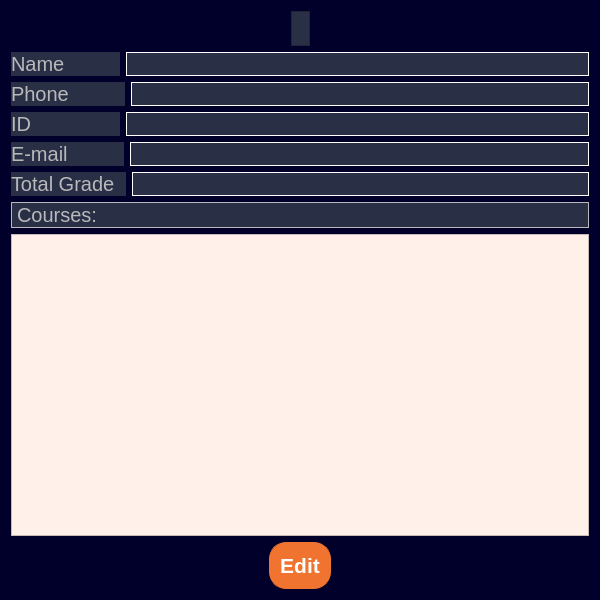
<?xml version="1.0" encoding="UTF-8"?>
<ui version="4.0">
 <class>StudentInfoPage</class>
 <widget class="QDialog" name="StudentInfoPage">
  <property name="geometry">
   <rect>
    <x>0</x>
    <y>0</y>
    <width>600</width>
    <height>600</height>
   </rect>
  </property>
  <property name="windowTitle">
   <string>Student Info Page</string>
  </property>
  <property name="windowIcon">
   <iconset theme="emblem-system"/>
  </property>
  <property name="styleSheet">
   <string notr="true">/*Copyright (c) DevSec Studio. All rights reserved.

MIT License

Permission is hereby granted, free of charge, to any person obtaining a copy
of this software and associated documentation files (the &quot;Software&quot;), to deal
in the Software without restriction, including without limitation the rights
to use, copy, modify, merge, publish, distribute, sublicense, and/or sell
copies of the Software, and to permit persons to whom the Software is
furnished to do so, subject to the following conditions:

The above copyright notice and this permission notice shall be included in all
copies or substantial portions of the Software.

THE SOFTWARE IS PROVIDED *AS IS*, WITHOUT WARRANTY OF ANY KIND, EXPRESS OR
IMPLIED, INCLUDING BUT NOT LIMITED TO THE WARRANTIES OF MERCHANTABILITY,
FITNESS FOR A PARTICULAR PURPOSE AND NONINFRINGEMENT. IN NO EVENT SHALL THE
AUTHORS OR COPYRIGHT HOLDERS BE LIABLE FOR ANY CLAIM, DAMAGES OR OTHER
LIABILITY, WHETHER IN AN ACTION OF CONTRACT, TORT OR OTHERWISE, ARISING FROM,
OUT OF OR IN CONNECTION WITH THE SOFTWARE OR THE USE OR OTHER DEALINGS IN THE SOFTWARE.
*/

/*-----QWidget-----*/
QWidget
{
	background-color: rgb(0, 0, 42);
	color: #ffffff;
	border-color: #000000;

}


/*-----QLabel-----*/
QLabel
{
	background-color: #292f45;
	color: #b9b9bb;
	border-color: #000000;

}


/*-----QPushButton-----*/
QPushButton
{
	background-color: #f0742f;
	color: #fff;
	font-weight: bold;
	border-style: solid;
	border-width: 1px;
	border-radius: 17px;
	border-color: #f0742f;
	padding: 10px;

}


QPushButton::hover
{
	background-color: #fc7c11;
	color: #fff;

}


QPushButton::pressed
{
	background-color: #ff6b35;
	color: #fff;

}


/*-----QToolButton-----*/
QToolButton
{
	background-color: #292f45;
	color: #000000;
	border-style: solid;
	border-color: #000000;

}


QToolButton::hover
{
	background-color: #fc7c11;
	color: #000000;
	padding: 2px;
	border-radius: 15px;
	border-color: #fc7c11;

}


QToolButton::pressed
{
	background-color: #fc7c11;
	color: #000000;
	border-style: solid;
	border-width: 2px;

}


/*-----QLineEdit-----*/
QLineEdit{
	background-color: rgb(255, 255, 255);
	color: #b9b9bb;
	font-weight: bold;
	border-style: solid;
	border-width: 2px;
	border-top: 0px;
	border-left: 0px;
	border-right: 0px;
	border-color: #b9b9bb;
	padding: 10px;

}


/*-----QCheckBox-----*/
QCheckBox
{
	background-color: transparent;
	color: #b9b9bb;
	font-weight: bold;

}


QCheckBox::indicator
{
    color: #b1b1b1;
    background-color: #00111d;
    border: 1px solid #f0742f;
    width: 12px;
    height: 12px;

}


QCheckBox::indicator:checked
{
    image:url(&quot;./ressources/check.png&quot;); /*To replace*/
	background-color: #1f2b2b;
    border: 1px solid #f0742f;

}


QCheckBox::indicator:unchecked:hover
{
    border: 1px solid #f0742f;

}


QCheckBox::disabled
{
	color: #656565;

}


QCheckBox::indicator:disabled
{
	background-color: #656565;
	color: #656565;
    border: 1px solid #656565;

}
</string>
  </property>
  <layout class="QVBoxLayout" name="verticalLayout">
   <item>
    <layout class="QHBoxLayout" name="horizontalLayout_2">
     <item>
      <spacer name="horizontalSpacer">
       <property name="orientation">
        <enum>Qt::Horizontal</enum>
       </property>
       <property name="sizeHint" stdset="0">
        <size>
         <width>40</width>
         <height>20</height>
        </size>
       </property>
      </spacer>
     </item>
     <item>
      <widget class="QLabel" name="FLNameLabel">
       <property name="font">
        <font>
         <pointsize>22</pointsize>
        </font>
       </property>
       <property name="frameShape">
        <enum>QFrame::StyledPanel</enum>
       </property>
       <property name="text">
        <string/>
       </property>
      </widget>
     </item>
     <item>
      <spacer name="horizontalSpacer_2">
       <property name="orientation">
        <enum>Qt::Horizontal</enum>
       </property>
       <property name="sizeHint" stdset="0">
        <size>
         <width>40</width>
         <height>20</height>
        </size>
       </property>
      </spacer>
     </item>
    </layout>
   </item>
   <item>
    <layout class="QHBoxLayout" name="horizontalLayout" stretch="0,1">
     <item>
      <widget class="QLabel" name="label_3">
       <property name="font">
        <font>
         <pointsize>15</pointsize>
        </font>
       </property>
       <property name="frameShape">
        <enum>QFrame::NoFrame</enum>
       </property>
       <property name="text">
        <string>Name          </string>
       </property>
      </widget>
     </item>
     <item>
      <widget class="QLabel" name="nameLabel">
       <property name="font">
        <font>
         <pointsize>12</pointsize>
        </font>
       </property>
       <property name="autoFillBackground">
        <bool>false</bool>
       </property>
       <property name="styleSheet">
        <string notr="true">color: rgb(255, 255, 255);</string>
       </property>
       <property name="frameShape">
        <enum>QFrame::Box</enum>
       </property>
       <property name="text">
        <string/>
       </property>
       <property name="openExternalLinks">
        <bool>false</bool>
       </property>
      </widget>
     </item>
    </layout>
   </item>
   <item>
    <layout class="QHBoxLayout" name="horizontalLayout_5" stretch="0,1">
     <item>
      <widget class="QLabel" name="label_16">
       <property name="font">
        <font>
         <pointsize>15</pointsize>
        </font>
       </property>
       <property name="frameShape">
        <enum>QFrame::NoFrame</enum>
       </property>
       <property name="text">
        <string>Phone          </string>
       </property>
      </widget>
     </item>
     <item>
      <widget class="QLabel" name="phoneLabel">
       <property name="font">
        <font>
         <pointsize>12</pointsize>
        </font>
       </property>
       <property name="autoFillBackground">
        <bool>false</bool>
       </property>
       <property name="styleSheet">
        <string notr="true">color: rgb(255, 255, 255);</string>
       </property>
       <property name="frameShape">
        <enum>QFrame::Box</enum>
       </property>
       <property name="text">
        <string/>
       </property>
       <property name="openExternalLinks">
        <bool>false</bool>
       </property>
      </widget>
     </item>
    </layout>
   </item>
   <item>
    <layout class="QHBoxLayout" name="horizontalLayout_7" stretch="0,1">
     <item>
      <widget class="QLabel" name="label_18">
       <property name="font">
        <font>
         <pointsize>15</pointsize>
        </font>
       </property>
       <property name="frameShape">
        <enum>QFrame::NoFrame</enum>
       </property>
       <property name="text">
        <string>ID                </string>
       </property>
      </widget>
     </item>
     <item>
      <widget class="QLabel" name="idLabel">
       <property name="font">
        <font>
         <pointsize>12</pointsize>
        </font>
       </property>
       <property name="autoFillBackground">
        <bool>false</bool>
       </property>
       <property name="styleSheet">
        <string notr="true">color: rgb(255, 255, 255);</string>
       </property>
       <property name="frameShape">
        <enum>QFrame::Box</enum>
       </property>
       <property name="text">
        <string/>
       </property>
       <property name="openExternalLinks">
        <bool>false</bool>
       </property>
      </widget>
     </item>
    </layout>
   </item>
   <item>
    <layout class="QHBoxLayout" name="horizontalLayout_3" stretch="0,1">
     <item>
      <widget class="QLabel" name="label_12">
       <property name="font">
        <font>
         <pointsize>15</pointsize>
        </font>
       </property>
       <property name="frameShape">
        <enum>QFrame::NoFrame</enum>
       </property>
       <property name="text">
        <string>E-mail          </string>
       </property>
      </widget>
     </item>
     <item>
      <widget class="QLabel" name="emailLabel">
       <property name="font">
        <font>
         <pointsize>12</pointsize>
        </font>
       </property>
       <property name="autoFillBackground">
        <bool>false</bool>
       </property>
       <property name="styleSheet">
        <string notr="true">color: rgb(255, 255, 255);</string>
       </property>
       <property name="frameShape">
        <enum>QFrame::Box</enum>
       </property>
       <property name="text">
        <string/>
       </property>
       <property name="openExternalLinks">
        <bool>false</bool>
       </property>
      </widget>
     </item>
    </layout>
   </item>
   <item>
    <layout class="QHBoxLayout" name="horizontalLayout_8" stretch="0,1">
     <item>
      <widget class="QLabel" name="label_20">
       <property name="font">
        <font>
         <pointsize>15</pointsize>
        </font>
       </property>
       <property name="frameShape">
        <enum>QFrame::NoFrame</enum>
       </property>
       <property name="text">
        <string>Total Grade  </string>
       </property>
      </widget>
     </item>
     <item>
      <widget class="QLabel" name="tGradeLabel">
       <property name="font">
        <font>
         <pointsize>12</pointsize>
        </font>
       </property>
       <property name="autoFillBackground">
        <bool>false</bool>
       </property>
       <property name="styleSheet">
        <string notr="true">color: rgb(255, 255, 255);</string>
       </property>
       <property name="frameShape">
        <enum>QFrame::Box</enum>
       </property>
       <property name="text">
        <string/>
       </property>
       <property name="openExternalLinks">
        <bool>false</bool>
       </property>
      </widget>
     </item>
    </layout>
   </item>
   <item>
    <widget class="QLabel" name="label_6">
     <property name="font">
      <font>
       <pointsize>15</pointsize>
      </font>
     </property>
     <property name="frameShape">
      <enum>QFrame::Box</enum>
     </property>
     <property name="text">
      <string>Courses:</string>
     </property>
    </widget>
   </item>
   <item>
    <widget class="QTableWidget" name="studentTableInfo">
     <property name="styleSheet">
      <string notr="true">QWidget {
    background-color: rgb(255, 241, 233);
    color: #fffff8;
}

QHeaderView::section {
    background-color: #ff8f57;
    padding: 4px;
    border: 1px solid #fffff8;
    font-size: 14pt;
}

QTableWidget {
    gridline-color: #fffff8;
    font-size: 18pt;
}

QTableView::item 
{
    font-size: 18pt;
	color: rgb(0, 0, 0);
}

</string>
     </property>
     <property name="editTriggers">
      <set>QAbstractItemView::NoEditTriggers</set>
     </property>
     <property name="alternatingRowColors">
      <bool>true</bool>
     </property>
     <property name="selectionMode">
      <enum>QAbstractItemView::SingleSelection</enum>
     </property>
     <property name="selectionBehavior">
      <enum>QAbstractItemView::SelectRows</enum>
     </property>
     <property name="sortingEnabled">
      <bool>true</bool>
     </property>
     <attribute name="horizontalHeaderStretchLastSection">
      <bool>true</bool>
     </attribute>
    </widget>
   </item>
   <item>
    <layout class="QHBoxLayout" name="horizontalLayout_4">
     <item>
      <spacer name="horizontalSpacer_3">
       <property name="orientation">
        <enum>Qt::Horizontal</enum>
       </property>
       <property name="sizeHint" stdset="0">
        <size>
         <width>40</width>
         <height>20</height>
        </size>
       </property>
      </spacer>
     </item>
     <item>
      <widget class="QPushButton" name="editPushButton">
       <property name="font">
        <font>
         <pointsize>16</pointsize>
         <bold>true</bold>
        </font>
       </property>
       <property name="text">
        <string>Edit</string>
       </property>
      </widget>
     </item>
     <item>
      <spacer name="horizontalSpacer_4">
       <property name="orientation">
        <enum>Qt::Horizontal</enum>
       </property>
       <property name="sizeHint" stdset="0">
        <size>
         <width>40</width>
         <height>20</height>
        </size>
       </property>
      </spacer>
     </item>
    </layout>
   </item>
  </layout>
 </widget>
 <resources/>
 <connections/>
</ui>
